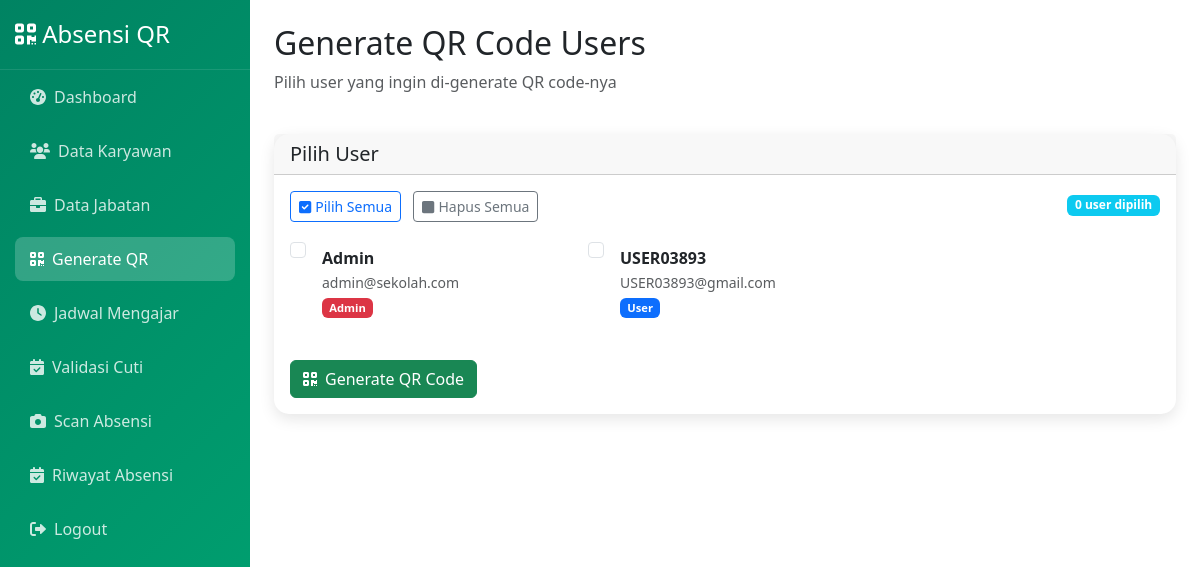
/index.php?page=generator_qrcode (signed in), run on an earlier commit of the app's database.
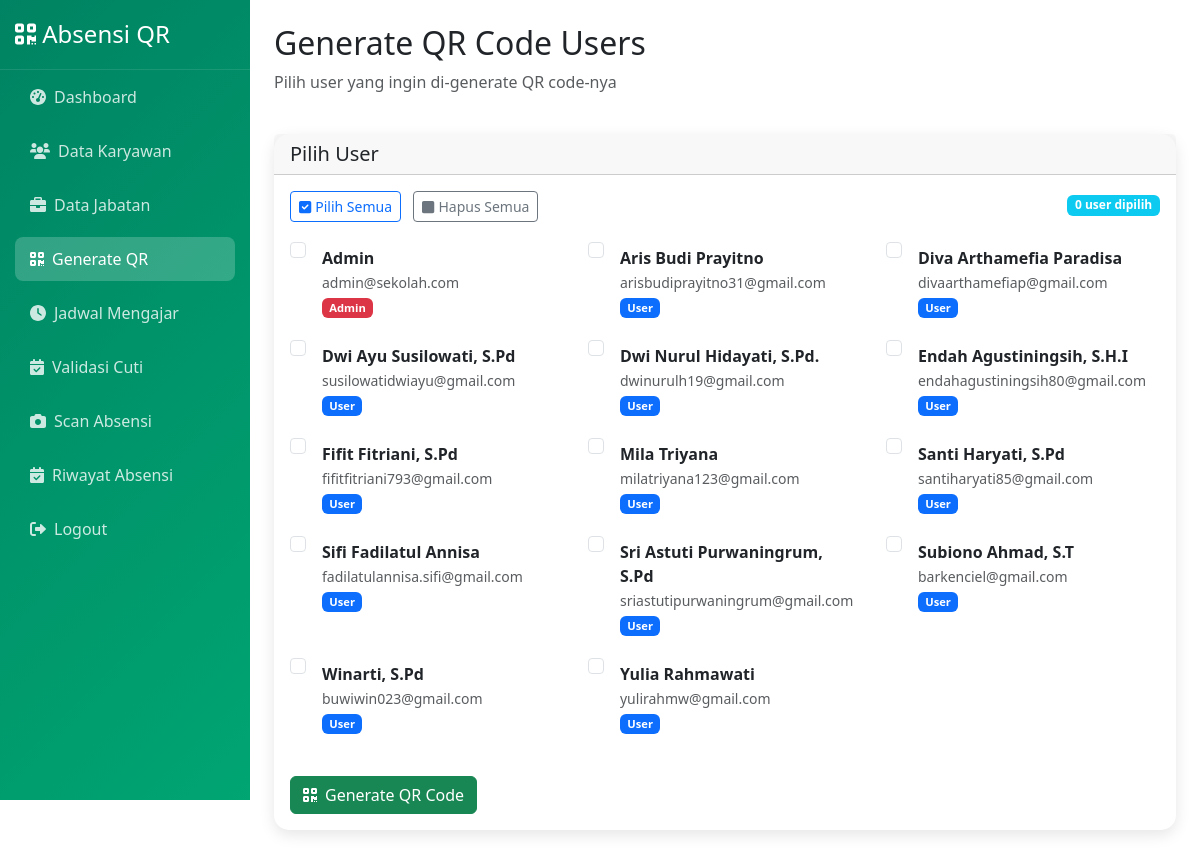
And on a later commit of the database.
### tables this page shows
CREATE TABLE `users` (
  `id` int(11) NOT NULL,
  `nama` varchar(100) NOT NULL,
  `email` varchar(100) NOT NULL,
  `password` varchar(255) NOT NULL,
  `jabatan_id` int(11) DEFAULT NULL,
  `qr_code` varchar(255) NOT NULL,
  `role` enum('admin','user') DEFAULT 'user',
  `created_at` timestamp NOT NULL DEFAULT current_timestamp(),
  `nip` varchar(20) DEFAULT NULL,
  `deskripsi` text DEFAULT NULL,
  `status` enum('aktif','nonaktif') DEFAULT 'aktif',
  `updated_at` timestamp NULL DEFAULT current_timestamp() ON UPDATE current_timestamp()
);

### pages/generator_qrcode.php (the view, shortened to what this page needs)
<?php
$all_users_query = "SELECT id, nama, email, role FROM users ORDER BY nama";
$all_users_stmt = $db->prepare($all_users_query);
$all_users_stmt->execute();
$all_users = $all_users_stmt->fetchAll(PDO::FETCH_ASSOC);
?>
<div class="row">
    <div class="col-12 mb-4">
        <h2>Generate QR Code Users</h2>
        <p class="text-muted">Pilih user yang ingin di-generate QR code-nya</p>
    </div>
</div>
<div class="row mb-4">
    <div class="col-12">
        <div class="card">
            <div class="card-header">
                <h5 class="mb-0">Pilih User</h5>
            </div>
            <div class="card-body">
                <form method="POST" id="qrForm">
                    <div class="row mb-3">
                        <div class="col-md-6">
                            <button type="button" class="btn btn-outline-primary btn-sm" onclick="selectAll()">
                                <i class="fas fa-check-square me-1"></i>Pilih Semua
                            </button>
                            <button type="button" class="btn btn-outline-secondary btn-sm ms-2" onclick="deselectAll()">
                                <i class="fas fa-square me-1"></i>Hapus Semua
                            </button>
                        </div>
                        <div class="col-md-6 text-end">
                            <span class="badge bg-info" id="selectedCount">0 user dipilih</span>
                        </div>
                    </div>
                    <div class="row">
                        <?php foreach ($all_users as $user): ?>
                        <div class="col-md-4 col-sm-6 mb-2">
                            <div class="form-check">
                                <input class="form-check-input user-checkbox" type="checkbox"
                                       name="user_ids[]" value="<?= $user['id'] ?>"
                                       id="user<?= $user['id'] ?>"
                                       <?= (isset($_POST['user_ids']) && in_array($user['id'], $_POST['user_ids'])) ? 'checked' : '' ?>>
                                <label class="form-check-label" for="user<?= $user['id'] ?>">
                                    <strong><?= htmlspecialchars($user['nama']) ?></strong>
                                    <br><small class="text-muted"><?= htmlspecialchars($user['email']) ?></small>
                                    <br><span class="badge bg-<?= $user['role'] === 'admin' ? 'danger' : 'primary' ?> badge-sm">
                                        <?= ucfirst($user['role']) ?>
                                    </span>
                                </label>
                            </div>
                        </div>
                        <?php endforeach; ?>
                    </div>
                    <div class="row mt-4">
                        <div class="col-12">
                            <button type="submit" name="generate_qr" class="btn btn-success me-2">
                                <i class="fas fa-qrcode me-2"></i>Generate QR Code
                            </button>
                        </div>
                    </div>
                </form>
            </div>
        </div>
    </div>
</div>

### index.php (shortened to what this page needs)
<!DOCTYPE html>
<html lang="id">
<head>
    <link href="https://cdnjs.cloudflare.com/ajax/libs/bootstrap/5.3.0/css/bootstrap.min.css" rel="stylesheet">
    <link href="https://cdnjs.cloudflare.com/ajax/libs/font-awesome/6.0.0/css/all.min.css" rel="stylesheet">
</head>
<body>
<?php
$database = new Database();
$db = $database->getConnection();
$page = isset($_GET['page']) ? $_GET['page'] : 'dashboard';
?>
<div class="sidebar" id="sidebar">
    <div class="p-0">
        <h4 class="text-white mb-0"><i class="fas fa-qrcode"></i> Absensi QR</h4>
        <nav class="nav flex-column">
            <?php if ($_SESSION['role'] == 'admin'): ?>
                <a class="nav-link <?= $page == 'dashboard' ? 'active' : '' ?>" href="?page=dashboard">
                    <i class="fas fa-tachometer-alt me-2"></i> Dashboard
                </a>
                <a class="nav-link <?= $page == 'user' ? 'active' : '' ?>" href="?page=user">
                    <i class="fas fa-users me-2"></i> Data Karyawan
                </a>
                <a class="nav-link <?= $page == 'jabatan' ? 'active' : '' ?>" href="?page=jabatan">
                    <i class="fas fa-briefcase me-2"></i> Data Jabatan
                </a>
                <a class="nav-link <?= $page == 'generator_qrcode' ? 'active' : '' ?>" href="?page=generator_qrcode">
                    <i class="fas fa-qrcode me-2"></i> Generate QR
                </a>
                <a class="nav-link <?= $page == 'manage_jadwal_admin' ? 'active' : '' ?>" href="?page=manage_jadwal_admin">
                    <i class="fas fa-clock me-2"></i> Jadwal Mengajar
                </a>
                <a class="nav-link <?= $page == 'validasi_cuti' ? 'active' : '' ?>" href="?page=validasi_cuti">
                    <i class="fas fa-calendar-check me-2"></i> Validasi Cuti
                </a>
            <?php endif; ?>
            <a class="nav-link <?= $page == 'scanner' ? 'active' : '' ?>" href="?page=scanner">
                <i class="fas fa-camera me-2"></i> Scan Absensi
            </a>
            <a class="nav-link <?= $page == 'absensi' ? 'active' : '' ?>" href="?page=absensi">
                <i class="fas fa-calendar-check me-2"></i> Riwayat Absensi
            </a>
            <a class="nav-link" href="logout.php">
                <i class="fas fa-sign-out-alt me-2"></i> Logout
            </a>
        </nav>
    </div>
</div>
<div class="main-content">
    <div class="p-4">
        <?php
        switch($page) {
            case 'generator_qrcode':
                include 'pages/generator_qrcode.php';
                break;
        }
        ?>
    </div>
</div>
</body>

### index.php (style rules this page uses)
.sidebar { min-height: 100vh; background: linear-gradient(135deg, #008362 0%, #00a572 100%); position: fixed; top: 0; left: 0; width: 250px; z-index: 1000; overflow-y: auto; }
.main-content { margin-left: 250px; min-height: 100vh; }
.nav-link { color: rgba(255,255,255,0.8) !important; margin: 5px 15px; padding: 10px 15px; border-radius: 8px; transition: all 0.3s ease; display: flex; align-items: center; }
.nav-link:hover, .nav-link.active { background: rgba(255,255,255,0.2); color: white !important; }
.sidebar h4 { padding: 20px 15px; margin-bottom: 20px; border-bottom: 1px solid rgba(255,255,255,0.1); }
.card { border: none; border-radius: 15px; box-shadow: 0 5px 15px rgba(0,0,0,0.1); transition: transform 0.3s ease; }

### pages/generator_qrcode.php (style rules this page uses)
.form-check-label { cursor: pointer; padding: 8px; border-radius: 4px; transition: background-color 0.2s; }
.badge-sm { font-size: 0.7em; }

What changed in the data, as far as the page shows it:
removed users: nama "USER03893", email "USER03893@gmail.com", role "User"
added users: nama "Aris Budi Prayitno", email "arisbudiprayitno31@gmail.com", role "User"
added users: nama "Diva Arthamefia Paradisa", email "divaarthamefiap@gmail.com", role "User"
added users: nama "Dwi Ayu Susilowati, S.Pd", email "susilowatidwiayu@gmail.com", role "User"
added users: nama "Dwi Nurul Hidayati, S.Pd.", email "dwinurulh19@gmail.com", role "User"
added users: nama "Endah Agustiningsih, S.H.I", email "endahagustiningsih80@gmail.com", role "User"
added users: nama "Fifit Fitriani, S.Pd", email "fifitfitriani793@gmail.com", role "User"
added users: nama "Mila Triyana", email "milatriyana123@gmail.com", role "User"
added users: nama "Santi Haryati, S.Pd", email "santiharyati85@gmail.com", role "User"
added users: nama "Sifi Fadilatul Annisa", email "fadilatulannisa.sifi@gmail.com", role "User"
added users: nama "Sri Astuti Purwaningrum, S.Pd", email "sriastutipurwaningrum@gmail.com", role "User"
added users: nama "Subiono Ahmad, S.T", email "barkenciel@gmail.com", role "User"
added users: nama "Winarti, S.Pd", email "buwiwin023@gmail.com", role "User"
added users: nama "Yulia Rahmawati", email "yulirahmw@gmail.com", role "User"
